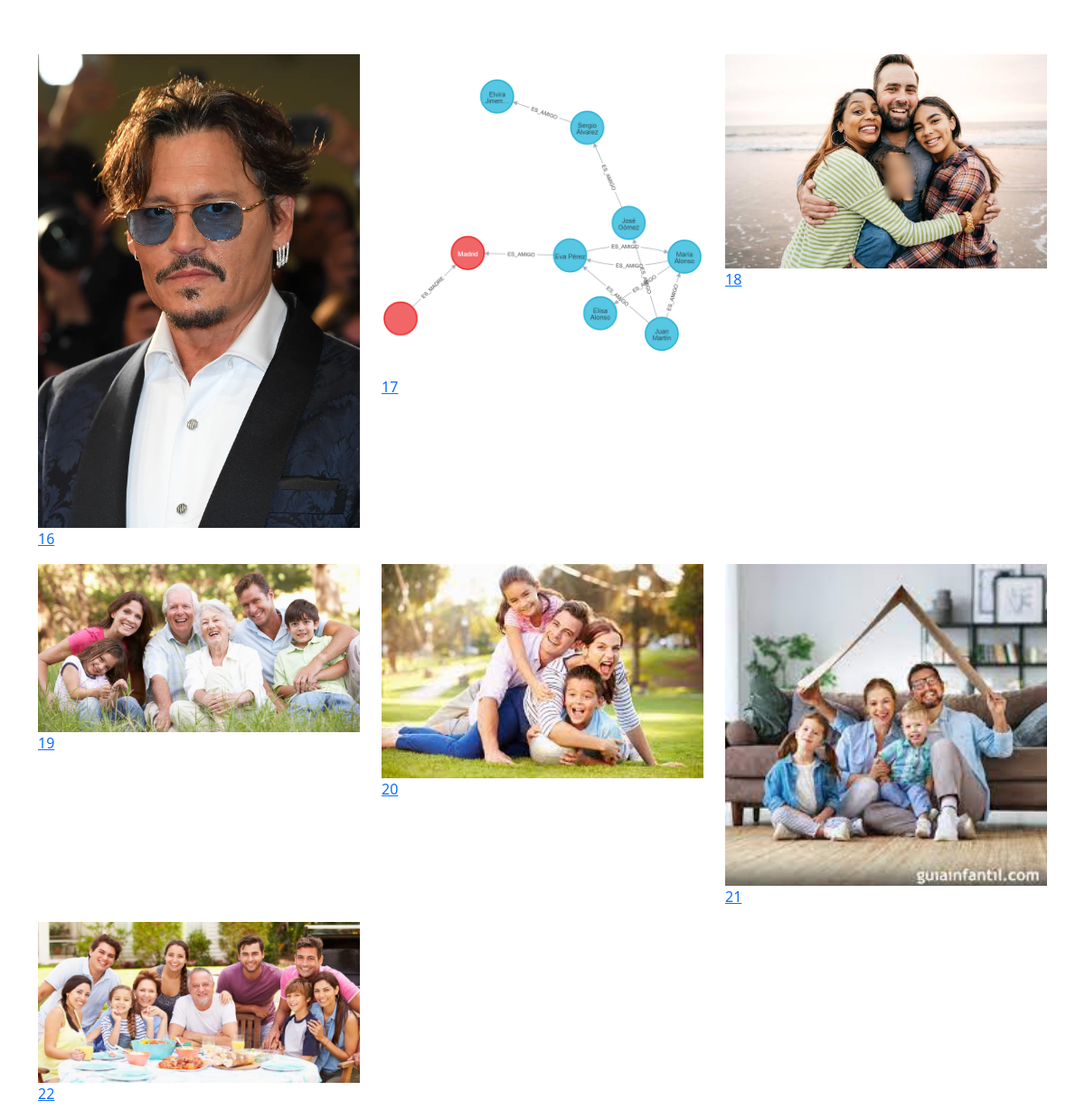
The page /all_images/ on the database its author committed.
### gallery/models.py (models this page shows)
class GalleryImage(models.Model):
    title = models.CharField(max_length=255)
    caption = models.TextField()
    image = models.ImageField(upload_to="gallery_images")
    blur_image = models.ImageField(upload_to="gallery_images")

### gallery/views.py (the view)
# urls.py: path("all_images/", get_all_images, name="all_images"),
def get_all_images(request):
    images = GalleryImage.objects.all()
    return render(request, 'all_images.html', {'images': images})

### templates/all_images.html (shortened to what this page needs)
<!doctype html>
<html lang="en">
  <head>
    <link href="https://cdn.jsdelivr.net/npm/bootstrap@5.0.2/dist/css/bootstrap.min.css" rel="stylesheet">
  </head>
  <body class="container " style="padding-top: 5%;">
    <div class="row">
        {% for image in images %}
        <div class="col-md-4">
          <div class="thumbnail">
            <a href="../single_image/{{ image.id }}">
              <img src="{{ image.image.url }}" alt="img" style="width:100%">
              <div class="caption">
                <p>{{ image.id }}</p>
              </div>
            </a>
          </div>
        </div>
        {% endfor %}
      </div>
  </body>
</html>

### rows shown on the page
GalleryImage: image (picture), id "16"
GalleryImage: image (picture), id "17"
GalleryImage: image (picture), id "18"
GalleryImage: image (picture), id "19"
GalleryImage: image (picture), id "20"
GalleryImage: image (picture), id "21"
GalleryImage: image (picture), id "22"
